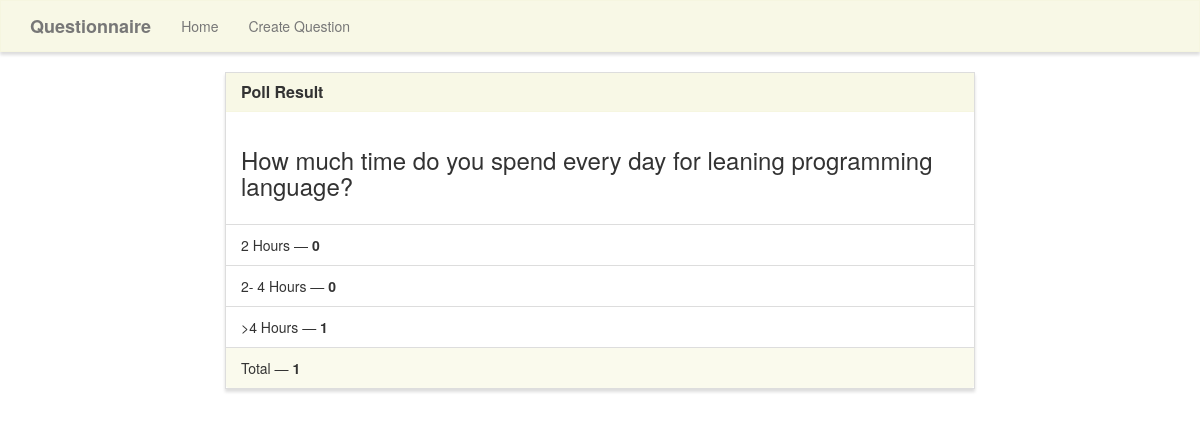
Page /results/9/ on the committed database.
### poll/models.py (models this page shows, shortened)
class Poll(models.Model):
    question = models.TextField()
    option_one = models.CharField(max_length=30)
    option_two = models.CharField(max_length=30)
    option_three = models.CharField(max_length=30)
    option_one_count = models.IntegerField(default=0)
    option_two_count = models.IntegerField(default=0)
    option_three_count = models.IntegerField(default=0)
    def total(self):
        return self.option_one_count + self.option_two_count + self.option_three_count

### poll/views.py (the view)
# urls.py: path('results/<poll_id>/', results, name='results'),
def results(request,poll_id):
    poll = Poll.objects.get(pk=poll_id)
    context = {
        'poll': poll
    }
    return render(request, 'poll/results.html', context)

### poll/templates/poll/results.html (shortened to what this page needs)
{% extends "poll/base.html" %}
{% block main %}
<div class="row">
    <div class="col-lg-8 col-lg-offset-2">
        <div class="panel panel-default">
            <div class="panel-heading">
                <h3 class="panel-title">Poll Result</h3>
            </div>
            <div class="panel-body">
                <h3>{{ poll.question }}</h3>
            </div>
            <ul class="list-group">
                <li class="list-group-item">{{ poll.option_one }} &mdash; <strong>{{ poll.option_one_count }}</strong></li>
                <li class="list-group-item">{{ poll.option_two }} &mdash; <strong>{{ poll.option_two_count }}</strong></li>
                <li class="list-group-item">{{ poll.option_three }} &mdash; <strong>{{ poll.option_three_count }}</strong></li>
            </ul>
            <div class="panel-footer">
                Total &mdash; <strong>{{ poll.total }}</strong>
            </div>
        </div>
    </div>
</div>
{% endblock %}

### poll/static/style.css (style rules this page uses)
.navbar-default, .btn, .form-control, .panel { border-radius: 0; }
.panel-default > .panel-heading { color: #333; background-color: rgba(245, 245, 220, .7); border-color: rgba(245, 245, 220, .6); border-top-left-radius: 0; border-top-right-radius: 0; }
.panel-footer { background-color: rgba(245, 245, 220, .5); border-color: rgba(245, 245, 220, .4); }
.panel { box-shadow: 0px 3px 3px 0px #ddd; }
a.navbar-brand, .panel-title { font-weight: bolder; }

### rows in the picture
Poll: question "How much time do you spend every day for leaning programming language?", option_one "2 Hours", option_one_count "0", option_two "2- 4 Hours", option_two_count "0", option_three ">4 Hours", option_three_count "1", total "1"
